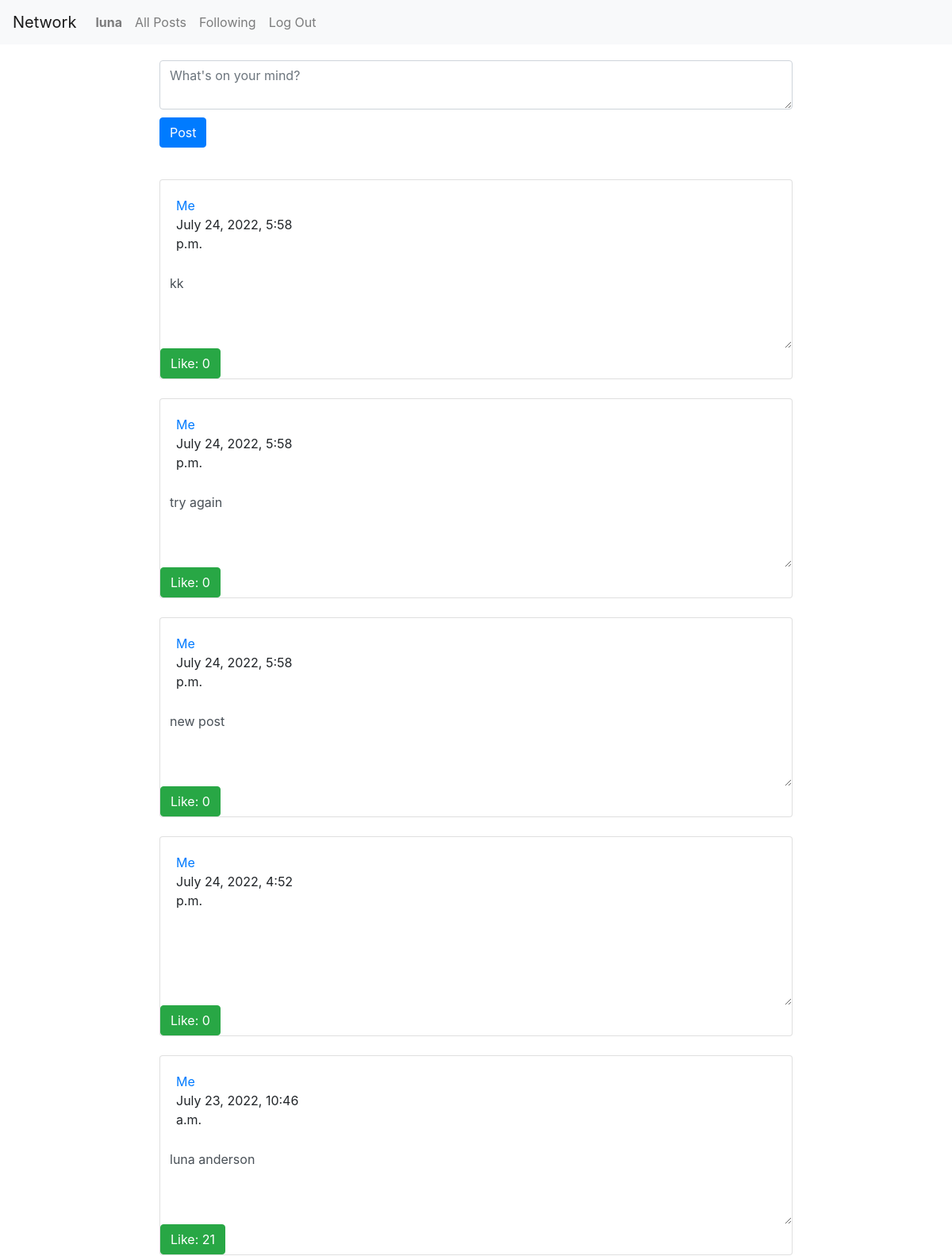
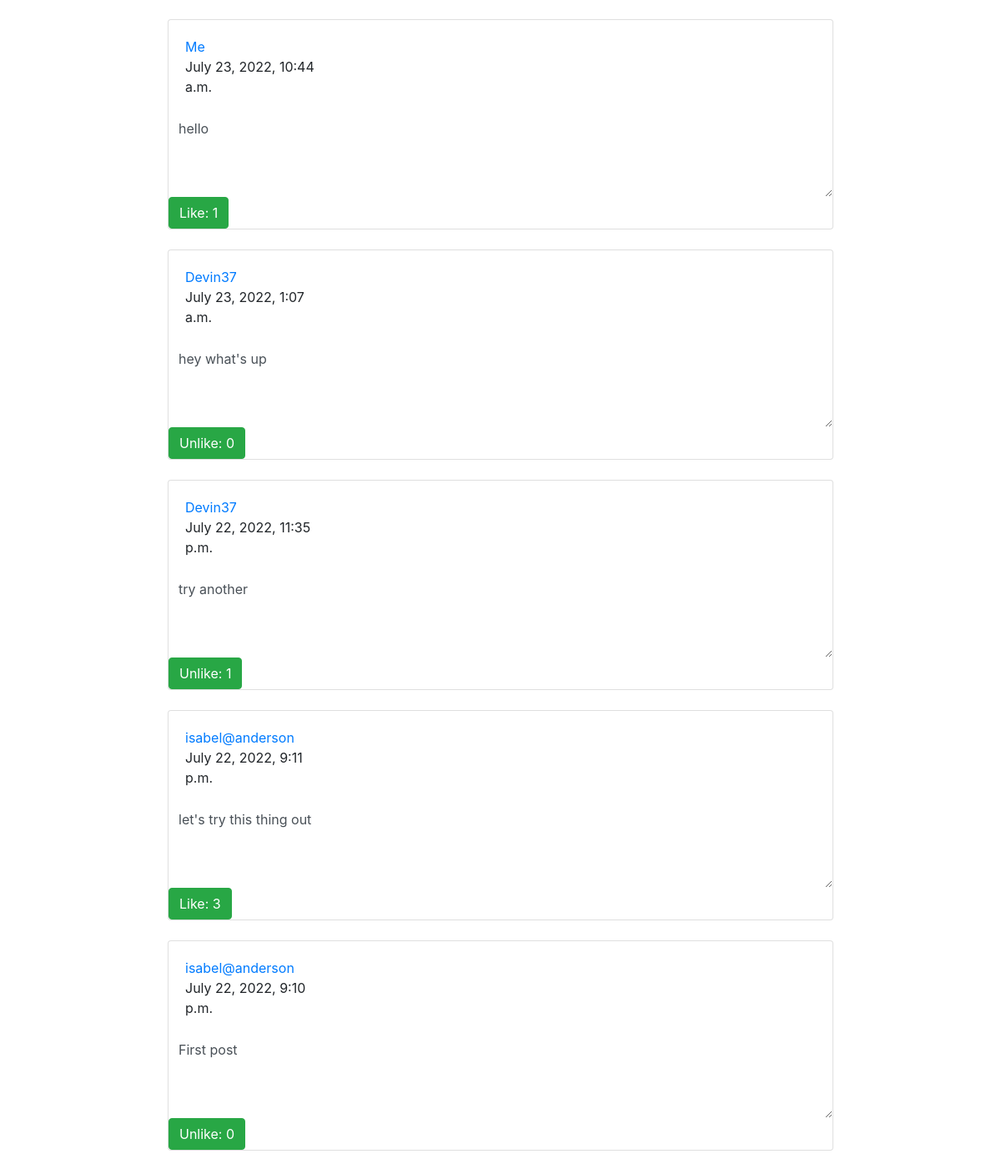
The page / (signed in) on the database its author committed (2 pictures, top to bottom).
### network/models.py (models this page shows, shortened)
class User(AbstractUser):
    pass

class Post(models.Model):
    user = models.ForeignKey("User", on_delete=models.CASCADE, related_name="post")
    username = models.TextField(blank=True)
    body = models.TextField(blank=True)
    like_count = models.IntegerField(default=0)
    liked_by = models.ManyToManyField("User", related_name="post_liked_by")
    timestamp = models.DateTimeField(auto_now_add=True)

### network/views.py (the view)
# urls.py: path("", views.index, name="index"),
def index(request):
    allPosts = Post.objects.order_by("-timestamp").all()
    liked = []
    for post in allPosts:
        for i in post.liked_by.all():
            if request.user == i:
                liked.append(post.id)
    return render(request, "network/index.html", {
        'posts': allPosts,
        'liked_posts': liked
    })

### network/templates/network/index.html (shortened to what this page needs)
{% extends "network/layout.html" %}
{% load static %}
{% block body %}
{% if user.is_authenticated %}
<div class="row">
    <div id="compose-view">
        <form id="compose-form">
            <textarea maxlength="280" class="form-control" id="compose-body"
                placeholder="What's on your mind?"></textarea>
            <input id="submit" type="submit" value='Post' class="btn btn-primary" />
        </form>
    </div>
</div>
{% endif %}
<div class="row">
    <div id="post-view">
        <div class="row inbox-wrapper">
            <div class="col-lg-12">
                     <table class="table email-table no-wrap table-hover v-middle mb-0 font-14">
                    <tbody id="archive_emails">
                {% for item in posts %}
                 <tr>
                <div class="card">
                    <div class="card-body">
                        <div class="row">
                            <div class="col-lg-3 email-aside border-lg-right">
                                <div class="aside-content">
                                    <a href="profile/{{ item.user }}" class="postMaker">{{ item.user }}</a>
                                    <div id="dateTime" class="date">{{ item.timestamp }}</div>
                                </div>
                            </div>
                        </div>
                    </div>
                    <div class="email-body-div">
                        <textarea disabled class="form-control" id="post-body">{{ item.body }}</textarea>
                    </div>
                    {% if user.is_authenticated %}
                        <div class="email-attachments">
                                <button id="{{item.id}}" class="btn btn-success">
                                    {% if item.id in liked_posts %}
                                        Unlike: {{ item.like_count }}
                                    {% else %}
                                        Like: {{ item.like_count }}
                                    {% endif %}
                                </button>
                        </div>
                    {% endif %}
                    </div>
                </div>
            </tr>
            <br>
            {% endfor %}
{% endblock %}

### network/templates/network/layout.html (shortened to what this page needs)
{% load static %}
<!DOCTYPE html>
<html lang="en">
    <head>
        <link rel="stylesheet" href="https://stackpath.bootstrapcdn.com/bootstrap/4.4.1/css/bootstrap.min.css">
        <link href="https://maxcdn.bootstrapcdn.com/font-awesome/4.3.0/css/font-awesome.min.css" rel="stylesheet" />
        <link href="{% static 'network/styles.css' %}" rel="stylesheet">
    </head>
    <body>
        <nav class="navbar navbar-expand-lg navbar-light bg-light">
            <a class="navbar-brand" href="#">Network</a>
            <div>
              <ul class="navbar-nav mr-auto">
                {% if user.is_authenticated %}
                    <li class="nav-item">
                        <a class="nav-link" href="{% url 'personal_profile' %}"><strong id ="my_profile">{{ user.username }}</strong></a>
                    </li>
                {% endif %}
                <li class="nav-item">
                  <a class="nav-link" href="{% url 'index' %}">All Posts</a>
                </li>
                {% if user.is_authenticated %}
                    <li class="nav-item">
                        <a class="nav-link" href="{% url 'following_posts' %}">Following</a>
                    </li>
                    <li class="nav-item">
                        <a class="nav-link" href="{% url 'logout' %}">Log Out</a>
                    </li>
                {% endif %}
              </ul>
            </div>
          </nav>
        <div class="body">
            <div class="container">
            {% block body %}
            {% endblock %}
    </body>
</html>

### network/static/network/styles.css (style rules this page uses)
textarea { background: white; }
#compose-view { width: 70%; margin-top: 20px; margin-bottom: 20px; margin-left: 15%; }
#post-view { width: 70%; margin-top: 20px; margin-bottom: 20px; margin-left: 15%; }
#post-body { background-color: white; border: none; min-height: 100px; }
#compose-body { margin-bottom: 10px; }

### rows shown on the page
User: username "luna"
Post: timestamp "July 24, 2022, 5:58 p.m.", body "kk", like_count "0"
Post: timestamp "July 24, 2022, 5:58 p.m.", body "try again", like_count "0"
Post: timestamp "July 24, 2022, 5:58 p.m.", body "new post", like_count "0"
Post: timestamp "July 24, 2022, 4:52 p.m.", like_count "0"
Post: timestamp "July 23, 2022, 10:46 a.m.", body "luna anderson", like_count "21"
Post: timestamp "July 23, 2022, 10:44 a.m.", body "hello", like_count "1"
Post: user "Devin37", timestamp "July 23, 2022, 1:07 a.m.", body "hey what's up", like_count "0"
Post: user "Devin37", timestamp "July 22, 2022, 11:35 p.m.", body "try another", like_count "1"
Post: user "isabel@anderson", timestamp "July 22, 2022, 9:11 p.m.", body "let's try this thing out", like_count "3"
Post: user "isabel@anderson", timestamp "July 22, 2022, 9:10 p.m.", body "First post", like_count "0"
